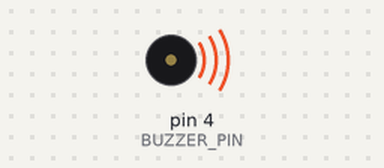
A sketch run on a simulated Arduino Uno, built with avr-gcc and run on an emulated ATmega328P. Parts: buzzer (waves = sounding, pin HIGH). At 0.7 s the program stops and its outputs stay as they are.

Above: at 0.09 s.
Timing chart, 0 to 2.2 s (numbered marks = the images above):
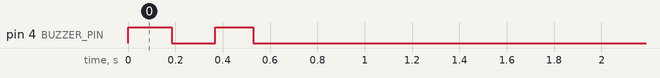

The sketch:

Buzzer.ino
```cpp
#define BUZZER_PIN 4

void setup() {

pinMode(BUZZER_PIN, OUTPUT);

}

void loop()
{

 beep(3000);
 beep(4000);

while (1) {

}

}

void beep(unsigned char delayms){
 analogWrite(BUZZER_PIN, 250);      // any value can be used except 0 and 255, try changing
 delay(delayms);
 analogWrite(BUZZER_PIN, 0);       // off
 delay(delayms);
}
```

Measured:
- by itself, pin 4 (BUZZER_PIN): alternates HIGH for 0.17 s and LOW for 0.18 s, 4 changes in all, then stays LOW
